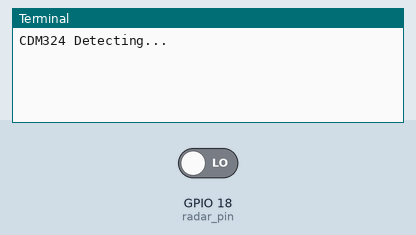
Simulated run of this program. Board: Raspberry Pi (BCM pin numbers). Shown: the last lines printed to the terminal. Inputs (shaded band) come from the test bench; at power-on: GPIO 18 (radar_pin) LOW.

Above: at 1.2 s.
1.3 s: GPIO 18 (radar_pin) driven HIGH
At 1.9 s:
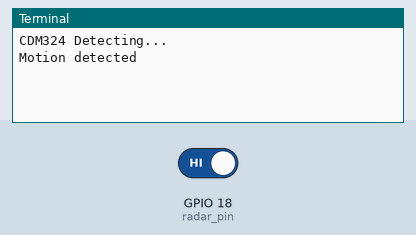
2.8 s: GPIO 18 (radar_pin) driven LOW
At 4.3 s:
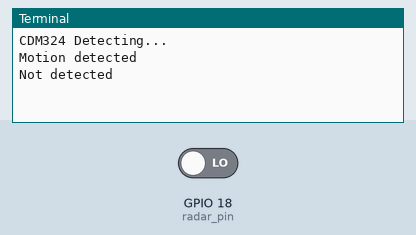

The program:

pri01.py
```python
import RPi.GPIO as GPIO
import time as t

radar_pin = 18

def radar_callback(channel):
    if(GPIO.input(radar_pin)):
        print("Motion detected")
    else:
        print("Not detected")

def main():
    GPIO.setmode(GPIO.BCM)

    GPIO.setup(radar_pin, GPIO.IN)

    GPIO.add_event_detect(radar_pin, GPIO.BOTH, callback = radar_callback)

    try:
        print("CDM324 Detecting...")
        while True:
            t.sleep(1)
    except KeyboardInterrupt:
        print("Exit program")
    finally:
        GPIO.cleanup()

if __name__ == "__main__":
    main()
```

Measured:
- after the input at 1.3 s, the terminal: prints a new line at once (image 1)
- after the input at 2.8 s, the terminal: prints a new line at once (image 2)
